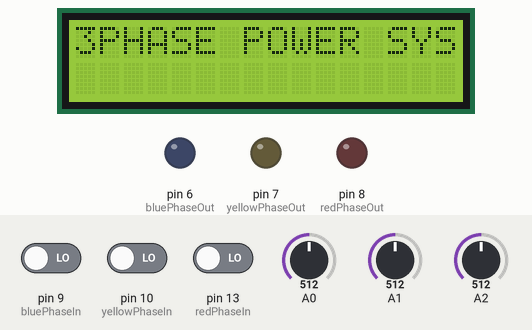
Bench run of a sketch on a simulated Arduino Uno, built with avr-gcc and run on an emulated ATmega328P. Shown: 16×2 character LCD, output pins drawn as LEDs (lit = HIGH). Inputs (shaded band) come from the test bench; at power-on: pin 9 (bluePhaseIn) LOW, pin 10 (yellowPhaseIn) LOW, pin 13 (redPhaseIn) LOW, A0 = 512, A1 = 512, A2 = 512. What the sketch prints to the serial monitor is not drawn.

Above: at 7.2 s.
7.3 s: pin 9 (bluePhaseIn) driven HIGH
At 11.0 s:
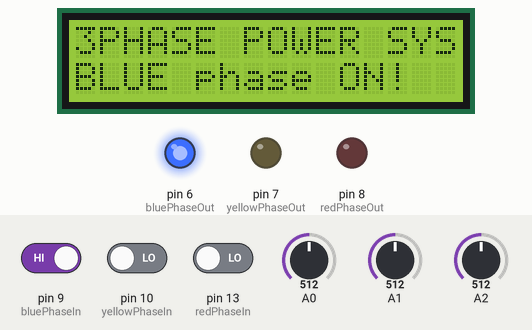
13.1 s: pin 10 (yellowPhaseIn) driven HIGH
At 18.7 s:
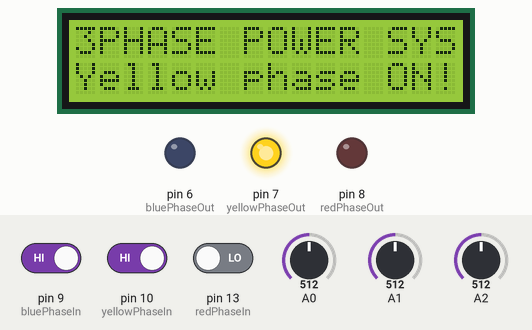
18.9 s: pin 13 (redPhaseIn) driven HIGH
At 22.9 s:
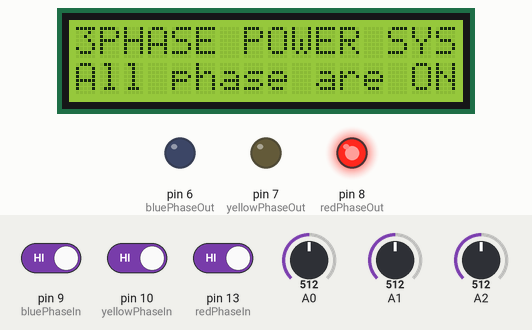
24.7 s: pin 13 (redPhaseIn) driven LOW
At 31.1 s:
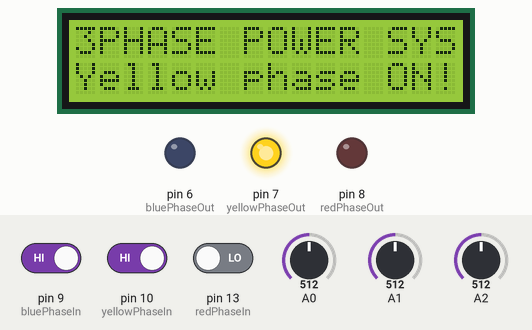
Timing chart, 0 to 31.5 s (numbered marks = the images above; inputs shaded):
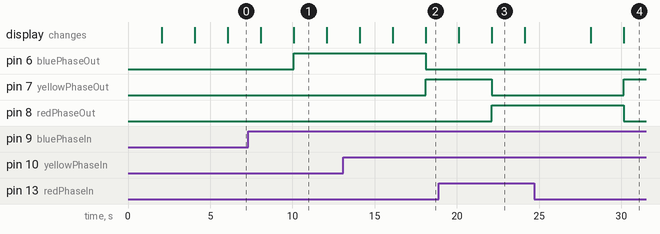

The sketch:

3_PHASE_AUTOMATIC_CHANGE_OVER_SYSTEM.ino
```cpp
#include <LiquidCrystal.h>
const int rs = 12, en = 11, d4 = 5, d5 = 4, d6 = 3, d7 = 2;
LiquidCrystal lcd(rs, en, d4, d5, d6, d7);


int ADC_a = A0; //Analog Input
int ADC_Y = A1;
int ADC_B = A2;
float VIn_a = 0.0; //Voltage In after voltage divider
float VInY = 0.0;
float VInB = 0.0;
float Voltage_a = 0.0;       //Actual voltage after calculation
float VoltageY = 0.0;
float VoltageB= 0.0;
float CalVal = 11.08433; //Voltage divider calibration value
float AC_LOW_VOLT = 0.0;
float AC_HIGH_VOLT = 0.0;
float AC_LOW_VOLTY = 0.0;
float AC_HIGH_VOLTY = 0.0;
float AC_LOW_VOLTB = 0.0;
float AC_HIGH_VOLTB = 0.0;
//Timing
unsigned long previousMillis = 0;
const long interval = 200;          //Interval to read voltages

// input pin declearation
const int redPhaseIn = 13;
const int yellowPhaseIn = 10;
const int bluePhaseIn = 9;

// output pin declearation
const int redPhaseOut = 8;
const int yellowPhaseOut = 7;
const int bluePhaseOut = 6;

// variable for reading input phase status. This is keepin all input at 0 state
bool redState = false;
bool yellowState = false;
bool blueState = false;
bool allPhaseOn = false;

void setup() {
pinMode(redPhaseIn, INPUT);
pinMode(yellowPhaseIn, INPUT);
pinMode(bluePhaseIn, INPUT);

pinMode(redPhaseOut, OUTPUT);
pinMode(yellowPhaseOut, OUTPUT);
pinMode(bluePhaseOut, OUTPUT);

pinMode(A0,INPUT);
pinMode(A1,INPUT);
pinMode(A2,INPUT);

//Init serial monitor. This will help display what is happening on the serial monitor
Serial.begin(9600);
Serial.println("3 PHASE AUTOMATIC CHANGE OVER SYSTEM");
delay ( 2000 );
Serial.println("Processing available PHASE lines...");
  // initialize the LCD
  lcd.begin(16, 2);
  lcd.print("3PHASE POWER SYS!");
  delay(2000);
  lcd.setCursor(0,1);
  lcd.print("Initializing sys");
  delay(2000);


}

void loop() {
   unsigned long currentMillis = millis();
  //checking for the state of each input
  int redPhaseState = digitalRead(redPhaseIn);
  int yellowPhaseState = digitalRead(yellowPhaseIn);
  int bluePhaseState = digitalRead(bluePhaseIn);


    VIn_a = (ADC_a * 5.00) / 1024.00;     //Convert 10bit input to an actual voltage

    Voltage_a = (VIn_a * CalVal)-0.10;
    AC_LOW_VOLT = (Voltage_a / 1.414 );
    AC_HIGH_VOLT = ( AC_LOW_VOLT * 18.333);


    VInY = (ADC_Y * 5.00) / 1024.00;     //Convert 10bit input to an actual voltage

    VoltageY = (VInY * CalVal)-0.10;
    AC_LOW_VOLTY = (VoltageY / 1.414 );
    AC_HIGH_VOLTY = ( AC_LOW_VOLTY * 18.333);


    VInB = (ADC_B * 5.00) / 1024.00;     //Convert 10bit input to an actual voltage

    VoltageB = (VInB * CalVal)-0.10;
    AC_LOW_VOLTB = (VoltageB / 1.414 );
    AC_HIGH_VOLTB = ( AC_LOW_VOLTB * 18.333);


  if ( redPhaseState == HIGH && yellowPhaseState == HIGH && bluePhaseState == HIGH && currentMillis - previousMillis >= interval && allPhaseOn == false )
  {
    allPhaseOn = true;
    previousMillis = currentMillis;
    analogRead (A0);
    Serial.println("All Phase are On");
    lcd.clear();
    lcd.setCursor (0,0); // set to line 1, char 0
    lcd.print("3PHASE POWER SYS");

    delay (2000);
    lcd.setCursor (0,1); // set to line 1, char 0
    lcd.print("All phase are ON!");
    digitalWrite ( redPhaseOut,HIGH);
    digitalWrite ( yellowPhaseOut,LOW);
    digitalWrite ( bluePhaseOut,LOW);
    delay (2000);
    lcd.clear();
    lcd.setCursor (0,0); // set to line 1, char 0
    lcd.print("RED PHASE IN USE");
    lcd.setCursor (0,1); // set to line 1, char 0
    lcd.print(AC_HIGH_VOLT);
    lcd.setCursor(6,1);
    lcd.print("V input");


   }
   else{
    if ( redPhaseState == HIGH )
      {
      Serial.println("Red Phase is on");
      redState = true;
      analogRead (A0);
       lcd.clear();
    lcd.setCursor (0,0); // set to line 1, char 0
    lcd.print("3PHASE POWER SYS");

    delay (2000);

    digitalWrite ( redPhaseOut,HIGH);
    digitalWrite ( yellowPhaseOut,LOW);
    digitalWrite ( bluePhaseOut,LOW);
    delay (2000);
    lcd.clear();
    lcd.setCursor (0,0); // set to line 1, char 0
    lcd.print("RED PHASE IN USE");
    lcd.setCursor (0,1); // set to line 1, char 0
    lcd.print(AC_HIGH_VOLT);
    lcd.setCursor(6,1);
    lcd.print("V input");


      }
      else if ( yellowPhaseState == HIGH  )
      {
        yellowState = true;
       Serial.println("Yellow Phase is on");
       analogRead (A1);
        lcd.clear();
    lcd.setCursor (0,0); // set to line 1, char 0
    lcd.print("3PHASE POWER SYS");

    delay (2000);
    lcd.setCursor (0,1); // set to line 1, char 0
    lcd.print("Yellow phase ON!");
    digitalWrite ( redPhaseOut,LOW);
    digitalWrite ( yellowPhaseOut,HIGH);
    digitalWrite ( bluePhaseOut,LOW);
    delay (2000);
    lcd.clear();
    lcd.setCursor (0,0); // set to line 1, char 0
    lcd.print("YELLOW PHASE ON!");
    lcd.setCursor (0,1); // set to line 1, char 0
    lcd.print(AC_HIGH_VOLTY);
    lcd.setCursor(6,1);
    lcd.print("V input");


      }
      else if ( bluePhaseState == HIGH)
      {
        blueState = true;
       Serial.println("Blue Phase is on");
       analogRead (A2);
        lcd.clear();
    lcd.setCursor (0,0); // set to line 1, char 0
    lcd.print("3PHASE POWER SYS");

    delay (2000);
    lcd.setCursor (0,1); // set to line 1, char 0
    lcd.print("BLUE phase ON!");
    digitalWrite ( redPhaseOut,LOW);
    digitalWrite ( yellowPhaseOut,LOW);
    digitalWrite ( bluePhaseOut,HIGH);
    delay (2000);
    lcd.clear();
    lcd.setCursor (0,0); // set to line 1, char 0
    lcd.print("BLUE PHASE IS ON!");
    lcd.setCursor (0,1); // set to line 1, char 0
    lcd.print(AC_HIGH_VOLTB);
    lcd.setCursor(6,1);
    lcd.print("V input");


      }
      else
      {
        allPhaseOn = false;
        Serial.println("All phases are off");
         lcd.clear();
    lcd.setCursor (0,0); // set to line 1, char 0
    lcd.print("3PHASE POWER SYS");

    delay (2000);
    lcd.setCursor (0,1); // set to line 1, char 0
    lcd.print("ALL PHASE OFF!");
    digitalWrite ( redPhaseOut,LOW);
    digitalWrite ( yellowPhaseOut,LOW);
    digitalWrite ( bluePhaseOut,LOW);


      }
      }

}
```

Measured:
- after the input at 7.3 s, pin 6 (bluePhaseOut): LOW → HIGH after 2.8 s; the display: first differs from a run without the input after 2.8 s (image 1)
- after the input at 13.1 s, pin 6 (bluePhaseOut): HIGH → LOW after 5.0 s; pin 7 (yellowPhaseOut): LOW → HIGH after 5.0 s; the display: first differs from a run without the input after 5.0 s (image 2)
- after the input at 18.9 s, pin 7 (yellowPhaseOut): HIGH → LOW after 3.2 s; pin 8 (redPhaseOut): LOW → HIGH after 3.2 s; the display: first differs from a run without the input after 3.2 s (image 3)
- after the input at 24.7 s, pin 7 (yellowPhaseOut): LOW → HIGH after 5.4 s; pin 8 (redPhaseOut): HIGH → LOW after 5.4 s; the display: first differs from a run without the input after 5.4 s (image 4)
- what the display in image 1 shows lasts 2.0 s, from 10.1 s to 12.1 s
